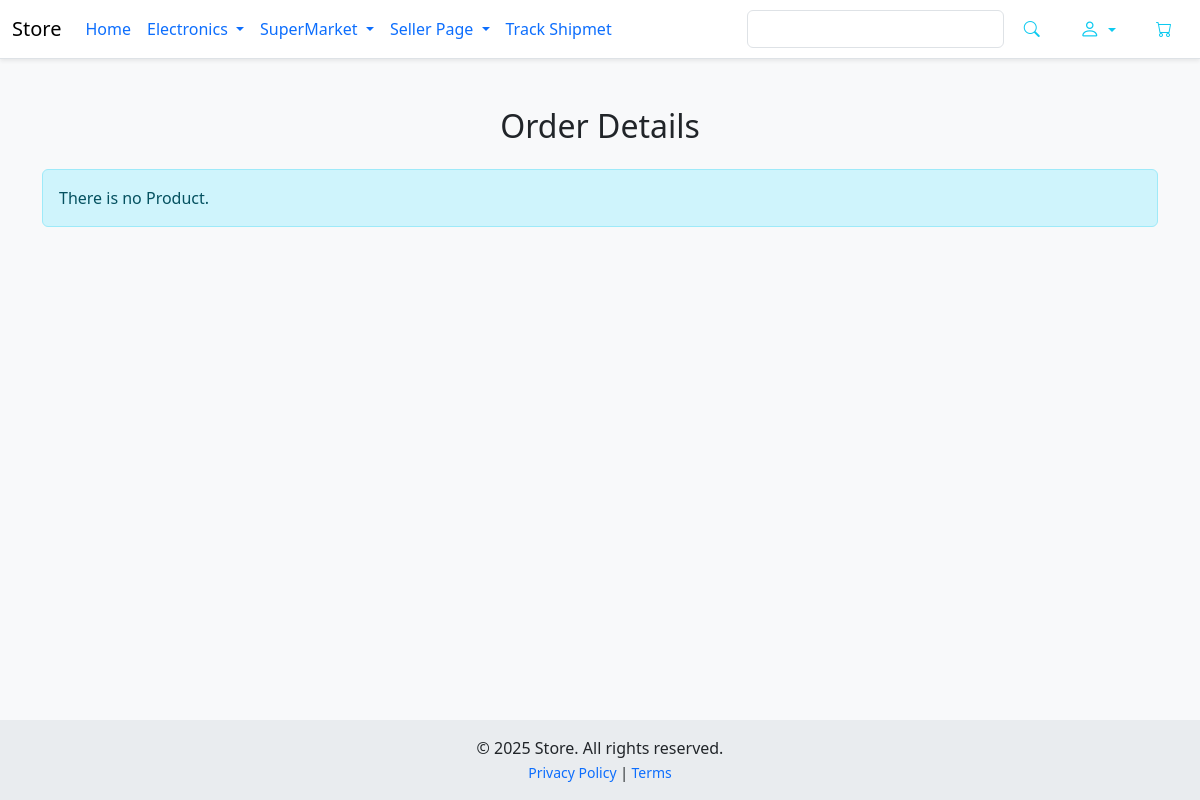
The app's page /track_shipment/ (signed in), older data.
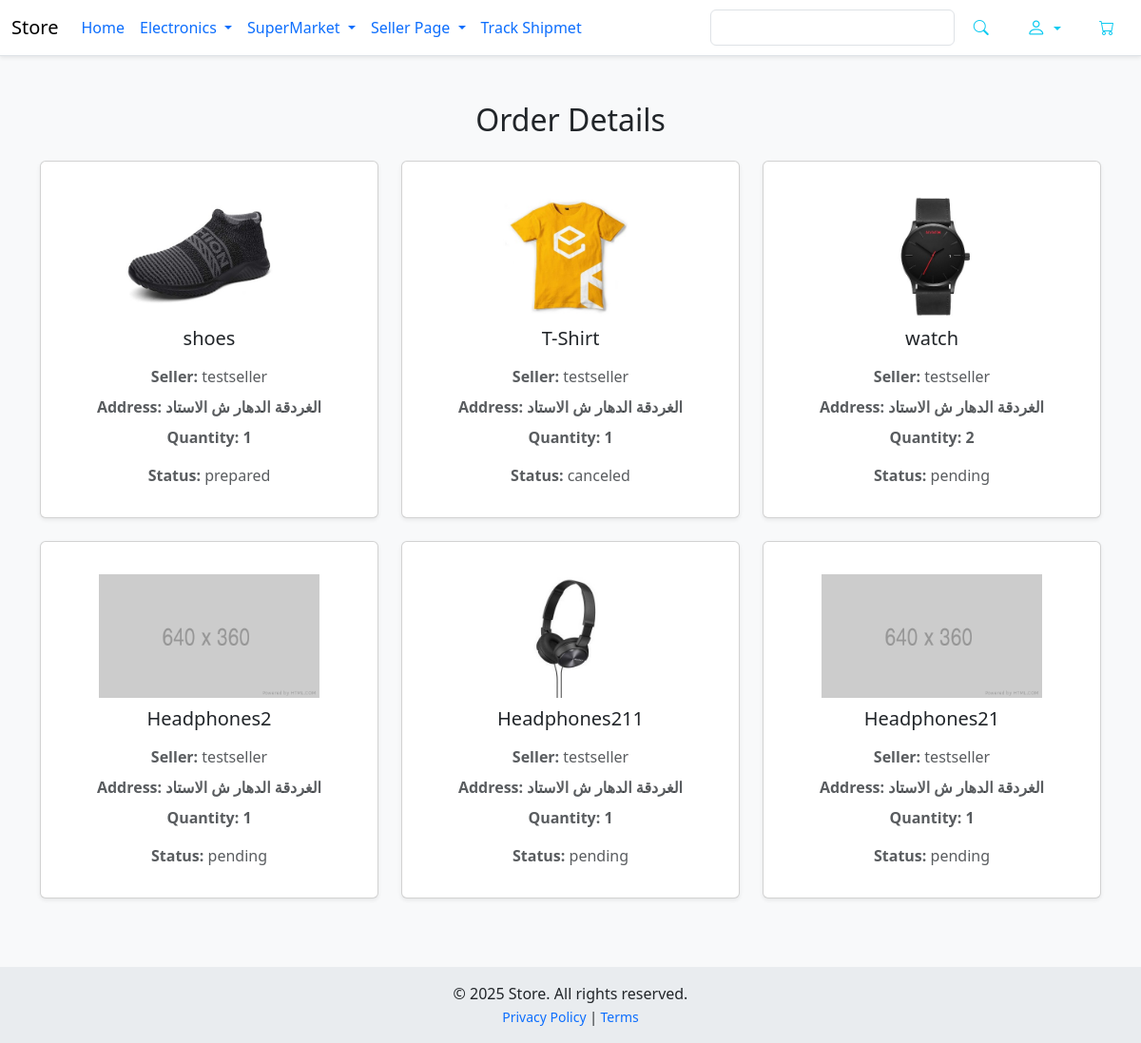
The same page, newer data.
### Store/models.py (models this page shows, shortened)
class TrackShipment(models.Model):
    class StatusChoice(models.TextChoices):
        PENDING = 'pending', 'Pending'
        PREPARED = 'prepared', 'Prepared'
        CANCELED = 'canceled' , 'Canceled'
    seller = models.ForeignKey('CoreAuth.Seller', on_delete=models.CASCADE,null=True,blank=True)
    customer = models.ForeignKey('CoreAuth.Customer', on_delete=models.CASCADE,null=True,blank=True)
    product = models.ForeignKey(Product, on_delete=models.CASCADE)
    quantity = models.IntegerField()
    address = models.CharField(max_length=255)
    shipmentstatus = models.CharField(max_length=10, choices=StatusChoice.choices, default=StatusChoice.PENDING)
    orderstatus = models.ForeignKey(OrderStatus,on_delete=models.SET_NULL,null=True,blank=True)

class Product(models.Model):
    class RatingChoice(models.IntegerChoices):
        NOT_RATED = 0, 'Not Rated Yet'
        VERY_POOR = 1, 'Very Poor'
        POOR = 2, 'Poor'
        AVERAGE = 3, 'Average'
        GOOD = 4, 'Good'
        EXCELLENT = 5, 'Excellent'
    slug = models.SlugField(max_length=160, unique=True,default='temp-slug')
    seller = models.ForeignKey('CoreAuth.Seller',on_delete=models.CASCADE)
    name = models.CharField(max_length=255)
    price = models.DecimalField(max_digits=9,decimal_places=2)
    created_at = models.DateTimeField(auto_now_add=True)
    rate = models.PositiveSmallIntegerField(choices=RatingChoice,default=RatingChoice.NOT_RATED)
    image = models.ImageField(upload_to='images/products', blank=True, null=True,max_length=255)
    digital = models.BooleanField(default=False)
    @property
    def imageURL(self):
        try:
            if self.image:
                url = self.image.url
                return url
        except:
            pass
        return '/static/images/placeholder.png'

### CoreAuth/models.py (models this page shows, shortened)
class Seller(models.Model):
    class RatingChoice(models.IntegerChoices):
        NOT_RATED = 0, 'Not Rated Yet'
        VERY_POOR = 1, 'Very Poor'
        POOR = 2, 'Poor'
        AVERAGE = 3, 'Average'
        GOOD = 4, 'Good'
        EXCELLENT = 5, 'Excellent'
    name = models.CharField(max_length=255)
    user = models.OneToOneField(settings.AUTH_USER_MODEL,blank=True,null=True,on_delete=models.CASCADE)
    store_name = models.CharField(max_length=255)
    phone_number = models.CharField(max_length=20, blank=True, null=True)
    store_description = models.CharField(max_length=255)
    created_at = models.DateField(auto_now_add=True)
    rating = models.PositiveSmallIntegerField(choices=RatingChoice.choices, default=RatingChoice.NOT_RATED)

### Store/views.py (the view)
# urls.py: path('track_shipment/', trackShipment,name='track_shipment'),
@login_required
def trackShipment(request):
    track_shipment = TrackShipment.objects.none()  # default empty
    if request.user.is_seller:
        seller = request.user.seller
        track_shipment = TrackShipment.objects.filter(seller=seller)
    elif request.user.is_customer:
        customer = request.user.customer
        track_shipment = TrackShipment.objects.filter(customer=customer)
    context = {"track_shipment": track_shipment}
    return render(request, "store/trackshipment.html", context)

### Store/templates/store/trackshipment.html (shortened to what this page needs)
{% extends 'main.html' %}
{% block content %}
<div class="container my-5">
    <h2 class="text-center mb-4">Order Details</h2>
    {% if track_shipment %}
    <div class="row justify-content-center">
        {% for item in track_shipment %}
        <div class="col-12 col-md-6 col-lg-4 mb-4">
            <div class="card shadow-sm">
                <div class="card-body p-4 text-center">
                    <img src="{{ item.product.imageURL }}" class="card-img-top img-fluid" "
                        style=" max-height: 150px; object-fit: contain; padding: 10px;">
                    <h5 class="card-title mb-3">{{ item.product.name }}</h5>
                    <p class="text-muted mb-2"><strong>Seller:</strong> {{ item.seller.name }}</p>
                    <p class="text-muted mb-2"><strong>Address: {{ item.address }}</strong>
                    <p class="text-muted mb-2"><strong>Quantity: {{ item.quantity }}</strong>
                    </p>
                    </p>
                    <p class="text-muted mb-2"><strong>Status:</strong> {{ item.shipmentstatus }}</p>
                </div>
            </div>
        </div>
        {% endfor %}
    </div>
    {% else %}
    <div class="alert alert-info">There is no Product.</div>
    {% endif %}
</div>
{% endblock %}

Row changes from the older to the newer data that the page shows:
added TrackShipment: product.imageURL (picture), product.name "shoes", seller.name "testseller", address "الغردقة الدهار ش الاستاد", quantity "1", shipmentstatus "prepared"
added TrackShipment: product.imageURL (picture), product.name "T-Shirt", seller.name "testseller", address "الغردقة الدهار ش الاستاد", quantity "1", shipmentstatus "canceled"
added TrackShipment: product.imageURL (picture), product.name "watch", seller.name "testseller", address "الغردقة الدهار ش الاستاد", quantity "2", shipmentstatus "pending"
added TrackShipment: product.name "Headphones2", seller.name "testseller", address "الغردقة الدهار ش الاستاد", quantity "1", shipmentstatus "pending"
added TrackShipment: product.imageURL (picture), product.name "Headphones211", seller.name "testseller", address "الغردقة الدهار ش الاستاد", quantity "1", shipmentstatus "pending"
added TrackShipment: product.name "Headphones21", seller.name "testseller", address "الغردقة الدهار ش الاستاد", quantity "1", shipmentstatus "pending"
Text that changed along with them:
text no longer shown: "There is no Product."
